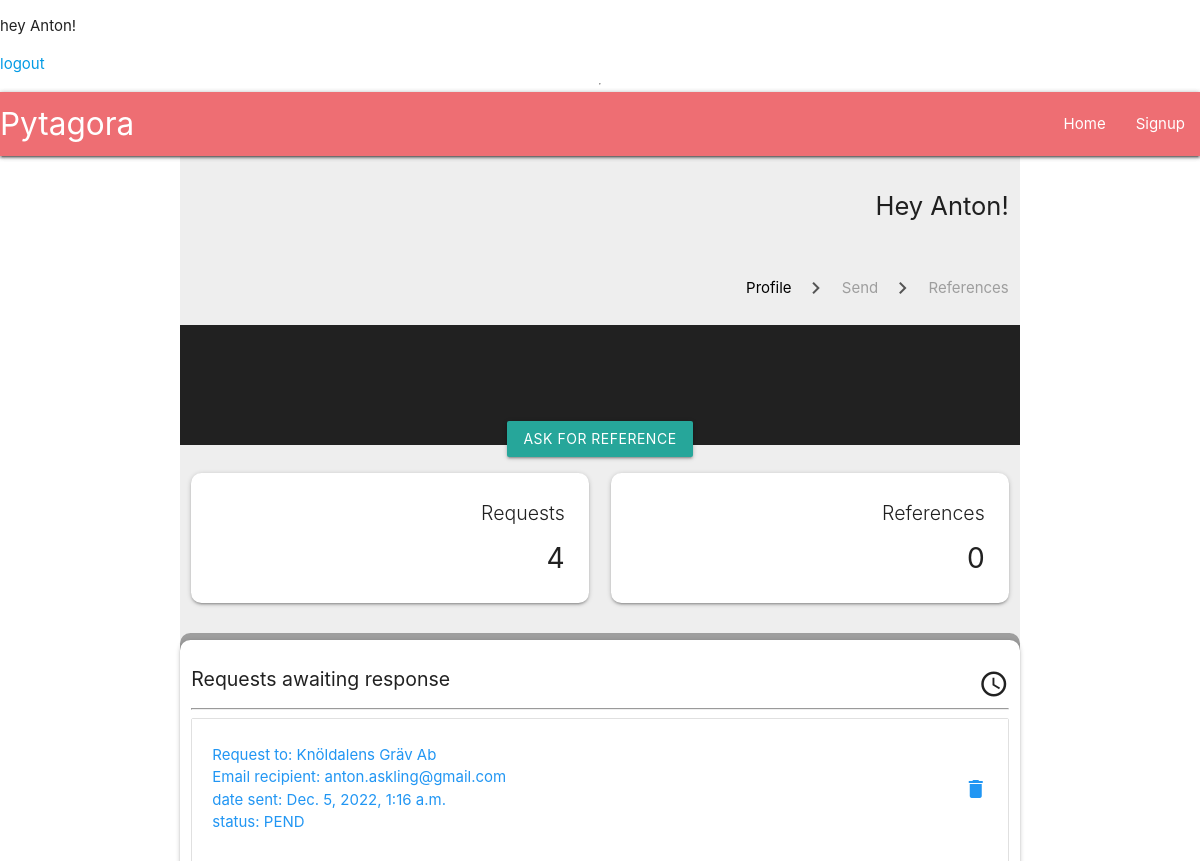
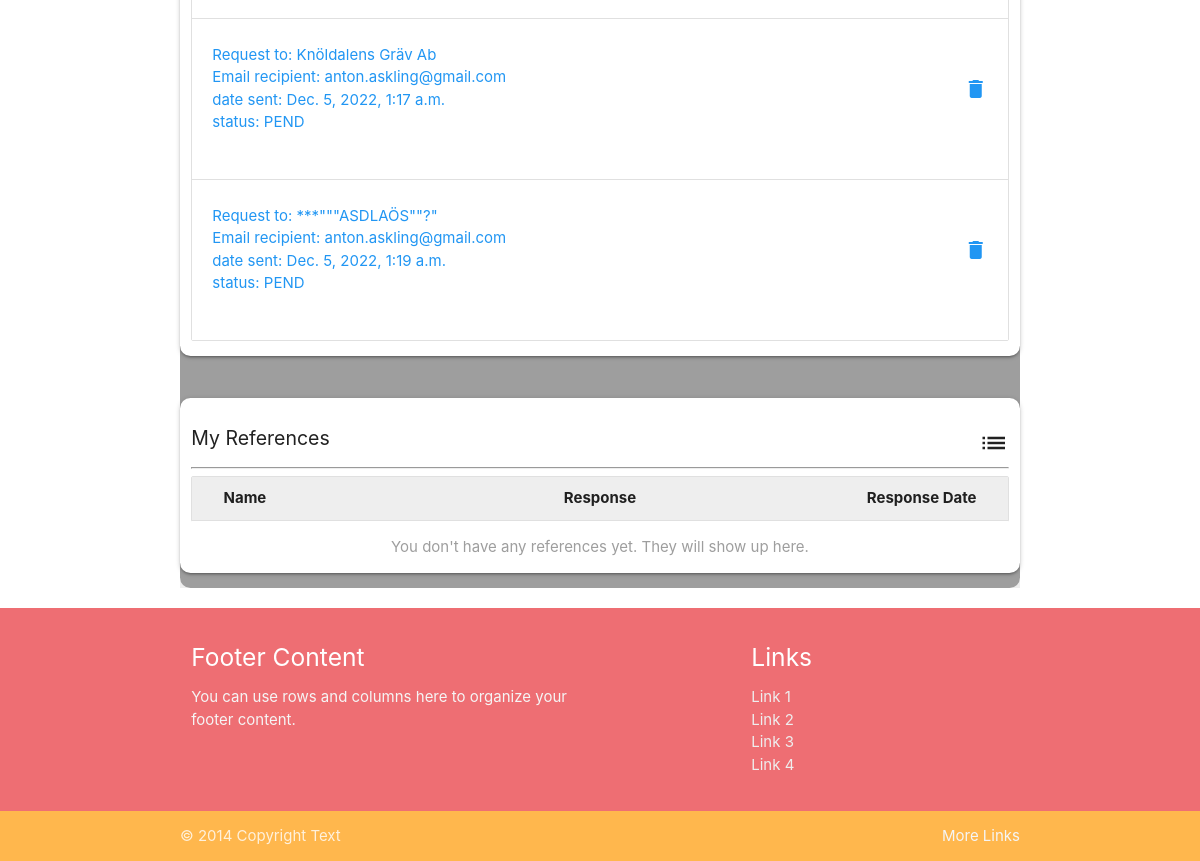
Before: /profile/ (signed in) with the older database file (2 pictures, top to bottom).
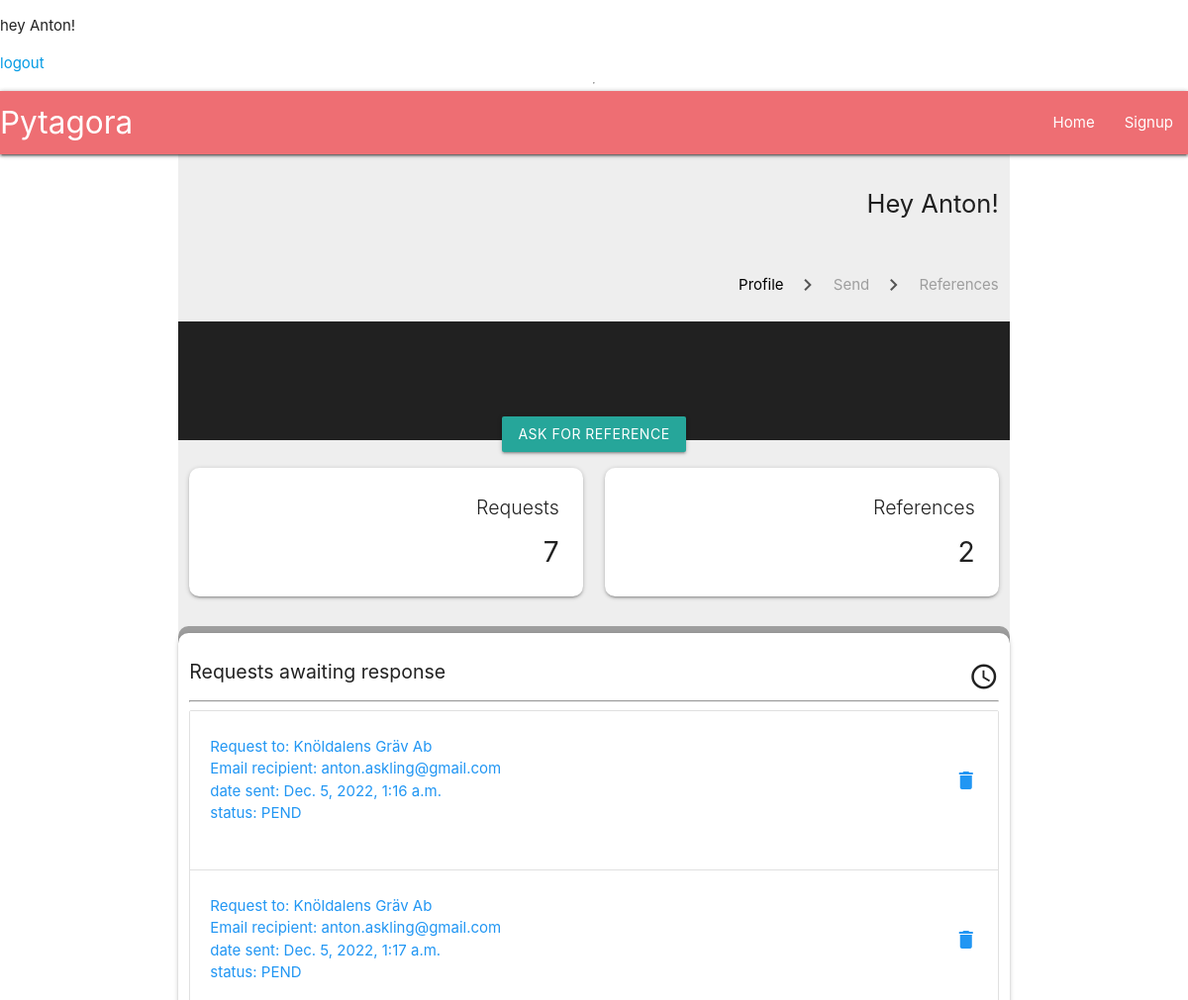
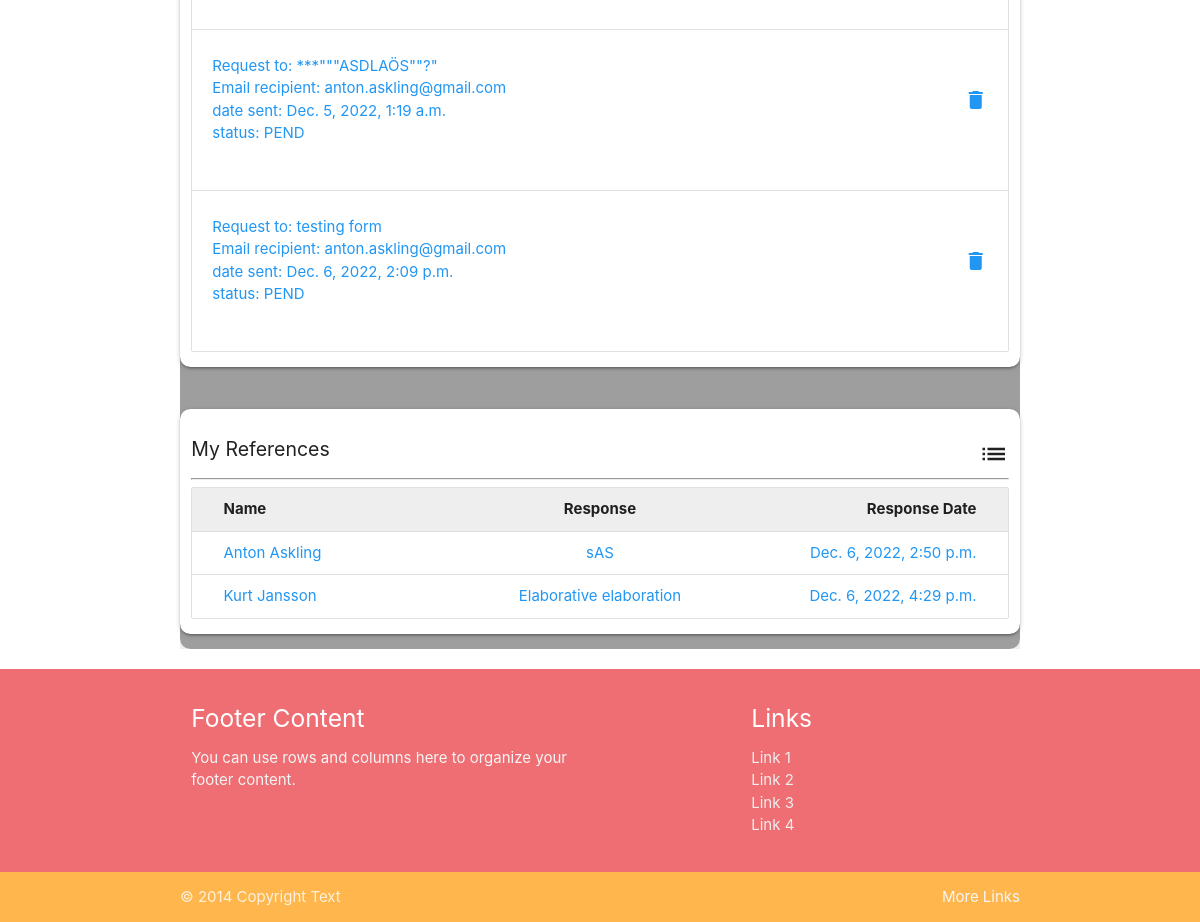
After: the same page with the newer database file (2 pictures, top to bottom).
### userprofile/models.py (models this page shows, shortened)
class RefRequest(models.Model):
    profile = models.ForeignKey(Profile, verbose_name=_("profile"), on_delete=models.CASCADE)
    company_name = models.CharField(_("company name"), max_length=100, null=True, blank=True)
    company_slug = models.SlugField(_("company_slug"), null=True, blank=True, unique=False, max_length=150)
    date_from = PartialDateField( verbose_name=_("date from"))
    date_to = PartialDateField(verbose_name=_("date to"))
    to_email = models.EmailField(_("to email"), max_length=254, null=True, blank=True)
    UNINITIATED = "UNIN"
    PENDING = "PEND"
    COMPLETE = "COMP"
    STATUS_CHOICES = [
        (UNINITIATED, "Uninitiated"),
        (PENDING, "Pending"),
        (COMPLETE, "Complete"),
    ]
    status = models.CharField(_("status"), max_length=4, choices=STATUS_CHOICES, default=UNINITIATED,)
    time_sent = models.DateTimeField(_("time_sent"), auto_now_add=True, null=True)
    class Meta:
        verbose_name = "Reference request"
        verbose_name_plural = "Reference requests"

class RefResponse(models.Model):
    ref_request = models.OneToOneField(RefRequest, verbose_name=_("request to"), on_delete=models.CASCADE)
    profile = models.ForeignKey(Profile, verbose_name=_("profile"), on_delete=models.CASCADE, null=True, blank=True)
    email = models.EmailField(_("email"), max_length=254)
    first_name = models.CharField(_("first name"), max_length=50, null=True, blank=True)
    last_name = models.CharField(_("last name"), max_length=50, null=True, blank=True)
    company_name = models.CharField(_("company name"), max_length=50, null=True, blank=True)
    title = models.CharField(_("title"), max_length=50)
    BOSS = "BOSS"
    COLLEAGUE = "COLL"
    CONSULTANT = "CONS"
    OTHER = "OTH"
    RELATION_CHOICES = [
        (BOSS, "Boss to referee"),
        (COLLEAGUE, "Colleague to referee"),
        (CONSULTANT, "referee was consultant"),
        (OTHER, "Other")
    ]
    relation = models.CharField(_("relation to referee"), choices=RELATION_CHOICES, default=BOSS, max_length=4)
    other_relation = models.CharField(_("if Other, please specify"), max_length=80, null=True, blank=True)
    main_tasks = models.TextField(_("describe main tasks"))
    elaborate = models.TextField(_("elaborate"))
    extra = models.TextField(_("extra"))
    referee_first_name = models.CharField(_("referee first name"), max_length=50)
    referee_last_name = models.CharField(_("referee last name"), max_length=50)
    completed = models.BooleanField(_("is completed"), default=False)
    time_added = models.DateTimeField(_("time added"), auto_now=True)
    def get_full_name(self):
        return f"{self.first_name} {self.last_name}"
    class Meta:
        verbose_name = "Reference response"
        verbose_name_plural = "Reference responses"
        ordering = ["ref_request"]

### userprofile/views.py (the view)
# urls.py: path("profile/", TestProfileView.as_view(), name="test_profile"),
class TestProfileView(LoginRequiredMixin, ListView):
    model = Profile
    context_object_name = "profile"
    template_name="userprofile/test_profile.html"
    def get_context_data(self, **kwargs):
        context = super().get_context_data(**kwargs)
        context["profile"] = context["profile"].filter(user=self.request.user)
        context["requests"] = context["profile"][0].refrequest_set.all()
        context["count_requests"] = context["requests"].count()
        print(context["requests"].count())
        context["comp_responses"] = context["profile"][0].refresponse_set.all(
        ).filter(ref_request__status="COMP")
        context["count_responses"] = context["comp_responses"].count()
        return context

### userprofile/templates/userprofile/test_profile.html (shortened to what the changed rows need)
{% extends "base.html" %}
{% block content %}
    <div class="container center grey lighten-3">
        <section class="profile-section">
            <div class="heading-row row row-margin-delete">
                <div class="heading-box col s12">
                    <h2 class="hm right">Hey {{ user.first_name }}!</h2>
                </div>
            </div>
            <div class="counter-row row row-margin-delete">
                <div class="col s6 counter-box">
                    <div class="card right-align rounded">
                        <div class="card-content">
                            <span class="hs card-title"> Requests </span>
                            <span class="xl3">{{ count_requests }}</span>
                        </div>
                    </div>
                </div>
                <div class=" col s6 counter-box">
                    <div class="card right-align rounded">
                        <div class="card-content">
                            <span class="hs card-title"> References </span>
                            <span class="xl3">{{ count_responses }}</span>
                        </div>
                    </div>
                </div>
            </div>
        </section>
        <section class="grey rounded">
            <div class="row">
                <div class="col s12 card-panel rounded left-align">
                    <div class="collection">
                        {% for request in requests %}
                            {% if request.status == "PEND" %}
                            <a class=" collection-item " href="">
                                <div class="row valign-wrapper">
                                    <div class="col s9 content truncate">
                                        <p class="truncate blue-text">
                                             Request to: {{ request.company_name }}<br />
                                             Email recipient: {{ request.to_email }}<br />
                                            date sent: {{ request.time_sent }} <br />
                                            status: {{ request.status }}
                                        </p>
                                    </div>
                                    <div class="col s3">
                                        <i class="right material-icons blue-text">delete</i>
                                    </div>
                                </div>
                            </a>
                            {% endif %}
                            {% empty %}
                            <div class="col s12 truncate center-align collection-item grey-text">
                                <p>No requests in progess. <a class="grey-text" href="{% url 'send_request' %}"><u>Ask for a reference</u></a></p>
                            </div>
                        {% endfor %}
                    </div>
            </div>
            </div>
            <div class="row">
                <div class="col s12 card-panel rounded left-align">
                    <div class="collection">
                        {% for response in comp_responses %}
                        <a class="row collection-item reference-collection blue-text" href="">
                                <div class="col s3 truncate left-align"> {{ response.get_full_name }}</div>
                                <div class="col s6 truncate center-align">{{ response.elaborate }}</div>
                                <div class="col s3 truncate right-align">{{ response.time_added }}</div>
                        </a>
                        {% empty %}
                        <div class="col s12 truncate center-align collection-item grey-text">
                            <p>You don't have any references yet. They will show up here.</p>
                        </div>
                       {% endfor %}
                    </div>
                    </div>
                </div>
            </div>
{% endblock content %}

Changed rows visible on the page:
added RefRequest: company_name "testing form", to_email "anton.askling@gmail.com", time_sent "Dec. 6, 2022, 2:09 p.m.", status "PEND"
added RefResponse: get_full_name "Anton Askling", elaborate "sAS", time_added "Dec. 6, 2022, 2:50 p.m."
added RefResponse: get_full_name "Kurt Jansson", elaborate "Elaborative elaboration", time_added "Dec. 6, 2022, 4:29 p.m."
Other visible differences:
{{ count_requests }}: "4" → "7"
{{ count_responses }}: "0" → "2"
text no longer shown: "You don't have any references yet. They will show up here."
